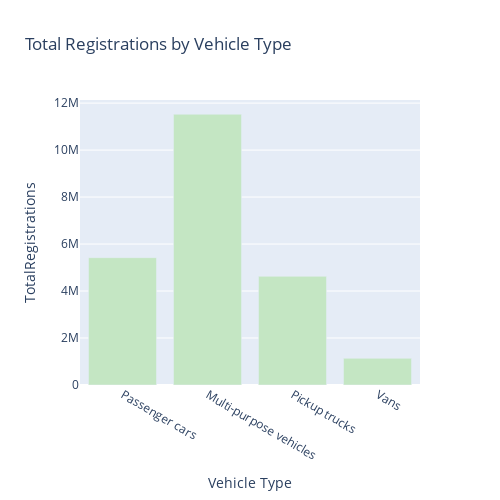

Source (notebook cell):
### Code cell
# Group the data by Vehicle Type and sum the Registrations column
df_vehicle_type_sum = final_df.groupBy("Vehicle Type").agg(sum("Registrations").alias("TotalRegistrations"))

df_vehicle_type_sum_pd = df_vehicle_type_sum.toPandas()

# Create a bar chart using Plotly
fig = px.bar(df_vehicle_type_sum_pd, x='Vehicle Type', y='TotalRegistrations', title='Total Registrations by Vehicle Type', color_discrete_sequence=px.colors.sequential.Blugrn, width=500, height=500)

# Display the bar chart
fig.show()

### Figure 1 — Plotly figure (JSON) as saved in the notebook; plotly's stock layout.template omitted (floating-point values rounded to 4 significant figures)
{"data": [{"alignmentgroup": "True", "hovertemplate": "Vehicle Type=%{x}<br>TotalRegistrations=%{y}<extra></extra>", "legendgroup": "", "marker": {"color": "rgb(196, 230, 195)", "pattern": {"shape": ""}}, "name": "", "offsetgroup": "", "orientation": "v", "showlegend": false, "textposition": "auto", "type": "bar", "x": ["Passenger cars", "Multi-purpose vehicles", "Pickup trucks", "Vans"], "xaxis": "x", "y": [5419923, 11525649, 4626809, 1136763], "yaxis": "y"}], "layout": {"barmode": "relative", "height": 500, "legend": {"tracegroupgap": 0}, "title": {"text": "Total Registrations by Vehicle Type"}, "width": 500, "xaxis": {"anchor": "y", "domain": [0, 1], "title": {"text": "Vehicle Type"}}, "yaxis": {"anchor": "x", "domain": [0, 1], "title": {"text": "TotalRegistrations"}}}}
